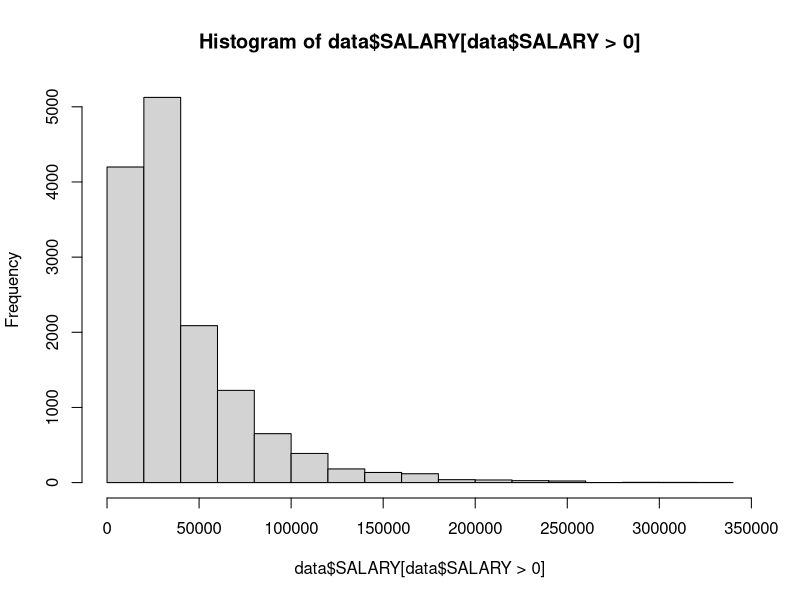

Reproduce this figure in R.
setwd("~/github/medical-cost/data")
data = read.csv("raw_data.csv")

#drop any row without an age, because... huh?
data <- data[data$AGE >= 0,]

#drop rows that don't have weight
data <- data[data$PERWT > 0,]

data$BORNUSA <- data$BORNUSA == 1

#Aggregate multiple wage values into one field
data$HRWG31[data$HRWG31 == -10] <- 80
data$HRWG42[data$HRWG42 == -10] <- 80
data$HRWG53[data$HRWG53 == -10] <- 80
data$HRWG31[data$HRWG31 < 0] <- -1
data$HRWG42[data$HRWG42 < 0] <- -1
data$HRWG53[data$HRWG53 < 0] <- -1
data$HRWG <- pmax(data$HRWG31, data$HRWG42, data$HRWG53)
data <- data[ , !(names(data) %in% c("HRWG31","HRWG42","HRWG53"))]

#Aggregate multiple hours worked values into one field
data$HOUR31[data$HOUR31 < 0] <- 0
data$HOUR42[data$HOUR42 < 0] <- 0
data$HOUR53[data$HOUR53 < 0] <- 0
data$HOUR <- pmax(data$HOUR31, data$HOUR42, data$HOUR53)
#these people are lying or confused
data$HOUR <- pmin(data$HOUR, 80)
data$HASWG <- data$HRWG > 0
data <- data[ , !(names(data) %in% c("HOUR31","HOUR42","HOUR53"))]

#Aggregate multiple preg values into one field
data$PREG31 <- data$PREG31 == 1
data$PREG42 <- data$PREG42 == 1
data$PREG53 <- data$PREG53 == 1
data$PREG <- pmax(data$PREG31, data$PREG42, data$PREG53)
data <- data[ , !(names(data) %in% c("PREG31","PREG42","PREG53"))]
data$PREG <- data$PREG == 1

data$SEX <- data$SEX == 1

#Aggregate employment values into one field
data$EMP31 <- data$EMP31 %in% c(1, 2, 3)
data$EMP42 <- data$EMP42 %in% c(1, 2, 3)
data$EMP53 <- data$EMP53 %in% c(1, 2, 3)
data$EMP <- pmax(data$EMP31, data$EMP42, data$EMP53)
data <- data[ , !(names(data) %in% c("EMP31","EMP42","EMP53"))]
data$EMP <- data$EMP == 1

#set BMI to national average if no data
data$BMI[data$BMI < 0] <- 26.5

#combine all unknown EDU values
data$EDU[data$EDU < 0] <- -1

data$SALARY <- data$HRWG * data$HOUR * data$HASWG * 52
hist(data$SALARY[data$SALARY > 0])

data$MARRY[data$MARRY < 0] <- -1

data$DIAB <- data$DIAB == 1
data$CANCER <- data$CANCER == 1
summary(data)


write.csv(data, file = "processed_data.csv", row.names = FALSE)
